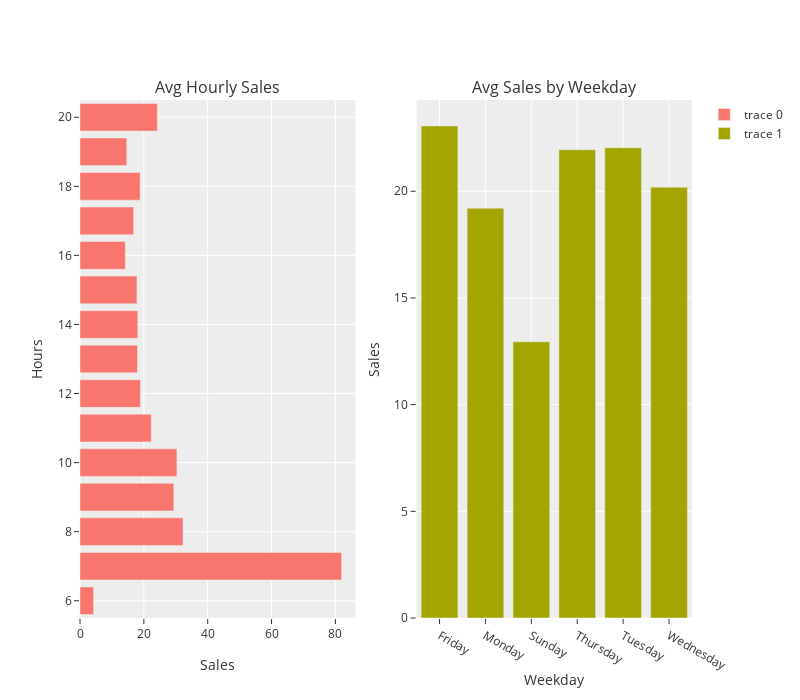

Source (notebook cell):
### Markdown cell above
Let's check the average hourly and weekday sales

### Code cell
sales_by_hour = df.groupby(by='Hour')['Total_Sales_Amount'].mean().reset_index()
sales_by_weekday = df.groupby(by='WeekDay')['Total_Sales_Amount'].mean().reset_index()

fig = make_subplots(rows=1, cols=2,subplot_titles=("Avg Hourly Sales", "Avg Sales by Weekday"))
fig.add_trace(go.Bar(y=sales_by_hour.Hour, x=sales_by_hour.Total_Sales_Amount,orientation='h'),row=1, col=1)
fig.add_trace(go.Bar(x=sales_by_weekday.WeekDay, y=sales_by_weekday.Total_Sales_Amount),row=1, col=2)
fig.update_layout(height=700, width=800,template='ggplot2')
fig.update_xaxes(title_text="Sales", row=1, col=1)
fig.update_xaxes(title_text="Weekday", row=1, col=2)
fig.update_yaxes(title_text="Hours", row=1, col=1)
fig.update_yaxes(title_text="Sales", row=1, col=2)
fig.show()

del [sales_by_hour,sales_by_weekday]

### Figure 1 — Plotly figure (JSON) as saved in the notebook; plotly's stock layout.template omitted (floating-point values rounded to 4 significant figures)
{"data": [{"orientation": "h", "type": "bar", "x": [4.25, 81.95, 32.26, 29.39, 30.36, 22.31, 18.94, 18.02, 18.11, 17.85, 14.2, 16.81, 18.84, 14.65, 24.21], "xaxis": "x", "y": [6, 7, 8, 9, 10, 11, 12, 13, 14, 15, 16, 17, 18, 19, 20], "yaxis": "y"}, {"type": "bar", "x": ["Friday", "Monday", "Sunday", "Thursday", "Tuesday", "Wednesday"], "xaxis": "x2", "y": [23.06, 19.2, 12.94, 21.95, 22.04, 20.19], "yaxis": "y2"}], "layout": {"annotations": [{"font": {"size": 16}, "showarrow": false, "text": "Avg Hourly Sales", "x": 0.225, "xanchor": "center", "xref": "paper", "y": 1, "yanchor": "bottom", "yref": "paper"}, {"font": {"size": 16}, "showarrow": false, "text": "Avg Sales by Weekday", "x": 0.775, "xanchor": "center", "xref": "paper", "y": 1, "yanchor": "bottom", "yref": "paper"}], "height": 700, "width": 800, "xaxis": {"anchor": "y", "domain": [0, 0.45], "title": {"text": "Sales"}}, "xaxis2": {"anchor": "y2", "domain": [0.55, 1], "title": {"text": "Weekday"}}, "yaxis": {"anchor": "x", "domain": [0, 1], "title": {"text": "Hours"}}, "yaxis2": {"anchor": "x2", "domain": [0, 1], "title": {"text": "Sales"}}}}
